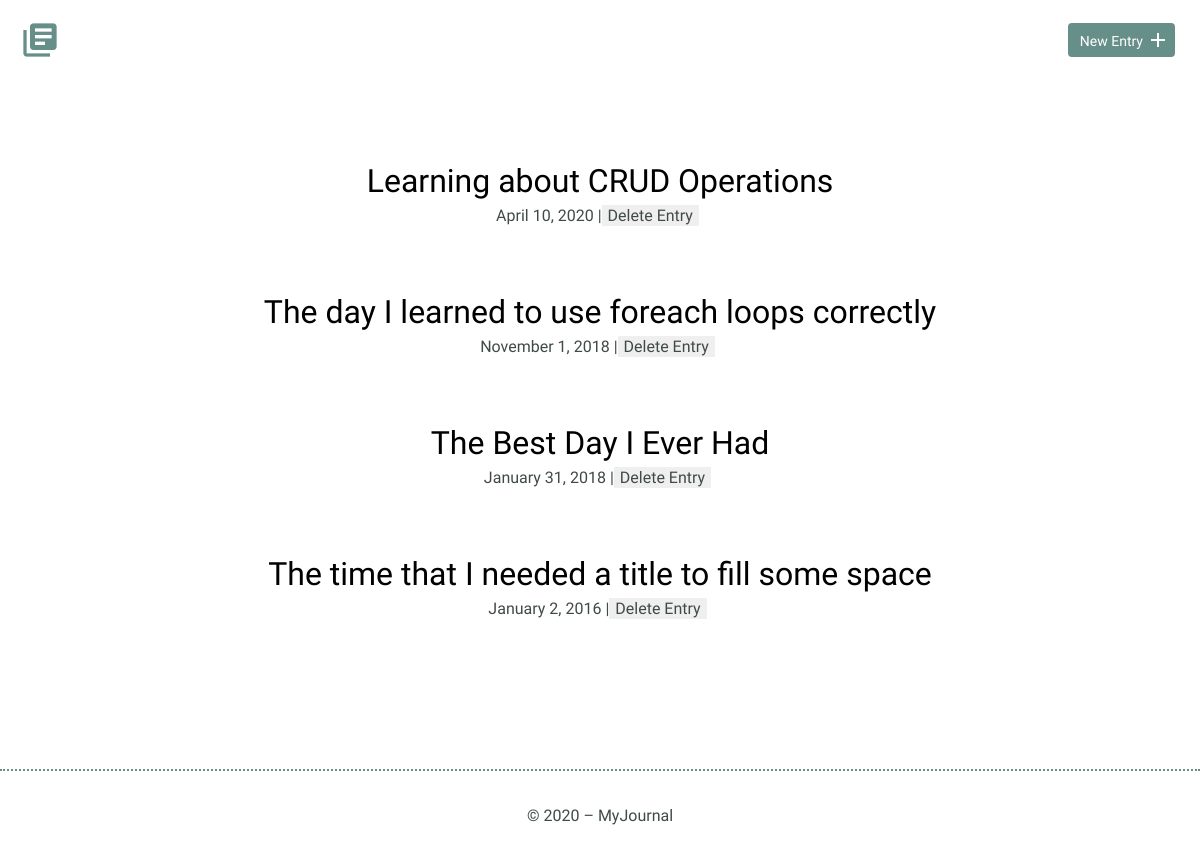
The page / on the database its author committed.
### tables this page shows
CREATE TABLE "entries" (
	`id`	INTEGER,
	`title`	TEXT,
	`date`	TEXT,
	`time_spent`	INTEGER,
	`learned`	BLOB,
	`resources`	BLOB,
	PRIMARY KEY(`id`)
);

### inc/functions.php (called while the page is built, shortened)
<?php
function getJournalItems() {
	include 'connection.php';
	$sql = 'SELECT * FROM entries ORDER BY date DESC';
	try {
		return $db->query($sql);
	} catch (Exception $e) {
		echo "Error!: " . $e->getMessage() . "<br />";
		return array();
	}
}
?>

### index.php (the view, shortened to what this page needs)
<?php
    require 'inc/functions.php';
    include 'header.php';
?>
<section>
    <div class="container">
        <div class="entry-list">
            <?php
            foreach (getJournalItems() as $item) {
                $id = $item['id'];
                $item_title = $item['title'];
                $item_date = $item['date'];
                ?>
                <article>
                    <h2>
                        <a href="detail.php?id=<?php echo $id; ?>">
                            <?php echo $item_title; ?>
                        </a>
                    </h2>
                    <div class="flex-container">
                        <time datetime="<?php echo $item_date; ?>">
                            <?php
                                echo date("F j, Y ", strtotime($item_date));
                                echo " | ";
                            ?>
                        </time>
                        <form method="POST" action="index.php" onsubmit="return confirm('Are you sure you want to delete this?');">
                            <input type="submit" value="Delete Entry" class="delete">
                        </form>
                    </div>
                </article>
            <?php }  ?>
        </div>
    </div>
</section>
<?php
    include 'footer.php';
?>

### css/site.css (style rules this page uses)
body { font-size: 16px; color: #404a49; font-family: 'Cousine', serif; font-weight: 400; }
.container { margin: 0 auto; padding: 0 25px; }
h1, h2, h3 { margin: 0; font-weight: 400; line-height: 1em; color: #000; }
h2 { font-size: 32px; }
h2 a { text-decoration: none; color: #000; transition: color ease .3s; }
.entry-list, .edit-entry, .new-entry { max-width: 800px; margin: 0 auto; padding: 70px 0 150px 0; }
.entry-list article { margin-bottom: 70px; text-align: center; }
.entry-list article:last-child { margin-bottom: 0; }
.entry-list article h2 { margin-bottom: 8px; }
.flex-container { display: flex; align-items: center; justify-content: center; }
.delete { display: inline-block; border: none; transition: ease .3s; }
input[type=submit] { margin-right: 5px; }

### rows shown on the page
entries: title "Learning about CRUD Operations", date "April 10, 2020"
entries: title "The day I learned to use foreach loops correctly", date "November 1, 2018"
entries: title "The Best Day I Ever Had", date "January 31, 2018"
entries: title "The time that I needed a title to fill some space", date "January 2, 2016"
